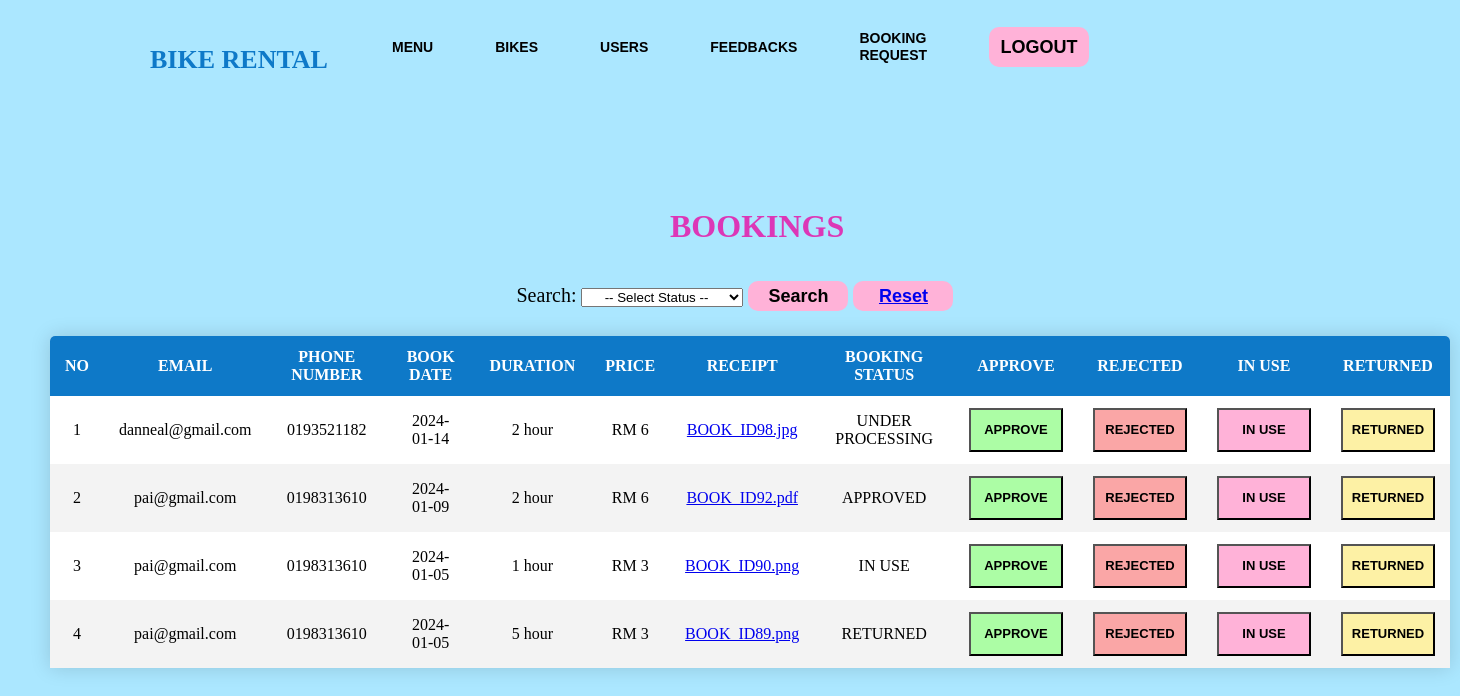
/adminbook.php, run on the app's committed database.
### tables this page shows
CREATE TABLE `payment` (
  `PAY_ID` int(11) NOT NULL,
  `BOOK_ID` int(11) NOT NULL,
  `RESIT_IMG` varchar(255) NOT NULL,
  `PRICE` int(11) NOT NULL
);

CREATE TABLE `booking` (
  `BOOK_ID` int(11) NOT NULL,
  `BIKE_ID` int(11) NOT NULL,
  `EMAIL` varchar(255) NOT NULL,
  `BOOK_DATE` date NOT NULL,
  `DURATION` int(11) NOT NULL,
  `PHONE_NUMBER` varchar(20) NOT NULL,
  `PRICE` int(11) NOT NULL,
  `BOOK_STATUS` varchar(255) NOT NULL DEFAULT 'UNDER PROCESSING'
);

### adminbook.php (the view, shortened to what this page needs)
<!DOCTYPE html>
<html lang="en">
<head>
</head>
<body>
<?php
require_once('connection.php');
$query = "SELECT b.*, p.RESIT_IMG
          FROM booking b
          LEFT JOIN payment p ON b.BOOK_ID = p.BOOK_ID
          ORDER BY b.BOOK_ID DESC";
$queryy=mysqli_query($con,$query);
?>
<div class="hai">
        <div class="navbar">
            <div class="icon">
                <h2 class="logo">BIKE RENTAL</h2>
            </div>
            <div class="menu">
                <ul>
                    <li><a href="adminmenu.php">MENU</a></li>
                    <li><a href="adminbike.php">BIKES</a></li>
                    <li><a href="adminusers.php">USERS</a></li>
                    <li><a href="adminfeedback.php">FEEDBACKS</a></li>
                    <li><a href="adminbook.php">BOOKING REQUEST</a></li>
					<li> <button class="nn"><a href="adminlogout.php">LOGOUT</a></button></li>
                </ul>
            </div>
        </div>
</div>
        <div>
            <br><br><h1 class="header">BOOKINGS</h1><br>
            <div>
			<br>
                <div>
                    <table class="content-table">
					<thead>
                    <tr>
                        <th  style="text-align: center;">NO</th>
                        <th  style="text-align: center;">EMAIL</th>
						<th  style="text-align: center;">PHONE NUMBER</th>
                        <th  style="text-align: center;">BOOK DATE</th>
                        <th  style="text-align: center;">DURATION</th>
                        <th  style="text-align: center;">PRICE</th>
                        <th  style="text-align: center;">RECEIPT</th>
                        <th  style="text-align: center;">BOOKING STATUS</th>
                        <th  style="text-align: center;">APPROVE</th>
						<th  style="text-align: center;">REJECTED</th>
						<th  style="text-align: center;">IN USE</th>
                        <th  style="text-align: center;">RETURNED</th>
                    </tr>
					</thead>
					<tbody>
				<div style="text-align: center; font-size: 20px;  padding-left: 10px;">
				<form method="GET" action="">
				<label for="search">Search:</label>
				<select name="search" id="search">
					<option value="" style="text-align: center;">-- Select Status --</option>
				</select>
				<button type="submit" class="nn2">Search</button>
				<button type="submit" class="nn2"><a href="adminbook.php">Reset</a></button>
				</form>
				</div>
<?php
$bkcounter = 1;
while ($res = mysqli_fetch_array($queryy)) {
    $searchQuery = isset($_GET['search']) ? $_GET['search'] : '';
    if (empty($searchQuery) || stripos($res['BOOK_STATUS'], $searchQuery) !== false) {
?>
					<tr  class="active-row">
						<td  style="text-align: center;"><?php echo $bkcounter; ?></td>
						<td  style="text-align: center;"><?php echo $res['EMAIL'];?></td>
						<td  style="text-align: center;"><?php echo $res['PHONE_NUMBER'];?></td>
						<td  style="text-align: center;"><?php echo $res['BOOK_DATE'];?></td>
						<td  style="text-align: center;"><?php echo $res['DURATION'];?> hour</td>
						<td  style="text-align: center;">RM <?php echo $res['PRICE'];?></td>
						<td  style="text-align: center;"><?php echo '<a href="receipts/' . $res["RESIT_IMG"] . '" target="_blank">' . $res["RESIT_IMG"] . '</a>'; ?></td>
						<td  style="text-align: center;"><?php echo $res['BOOK_STATUS'];?></td>
						<td  style="text-align: center;"><button type="submit"  class="buta"  name="approve"><a href="adminapprove.php?id=<?php echo $res['BOOK_ID']?>">APPROVE</a></button></td>
						<td  style="text-align: center;"><button type="submit"  class="butrj"  name="approve"><a href="adminrejected.php?id=<?php echo $res['BOOK_ID']?>">REJECTED</a></button></td>
						<td  style="text-align: center;"><button type="submit"  class="buti"  name="approve"><a href="adminin_use.php?id=<?php echo $res['BOOK_ID']?>">IN USE</a></button></td>
						<td  style="text-align: center;"><button type="submit" class="butr" name="approve"><a href="adminreturn.php?id=<?php echo $res['BIKE_ID']?>&bookid=<?php echo $res['BOOK_ID']?>">RETURNED</a></button></td>
					</tr>
<?php
$bkcounter++;
	}
}
?>
					</tbody>
					</table>
                </div>
            </div>
        </div>
</body>
</html>

### adminbook.php (style rules this page uses)
* { margin: 0; padding: 0; }
body { background: #ABE7FF; }
.hai { width: 100%; background: #ABE7FF; background-position: center; background-size: cover; height: 109vh; animation: infiniteScrollBg 50s linear infinite; }
.navbar { width: 1200px; height: 75px; margin: auto; }
.icon { width: 200px; float: left; height: 70px; }
.logo { color: #0E79C8; font-size: 26px; font-family: 'Tahoma'; padding-left: 20px; float:left; padding-top: 45px; }
.menu { width: 400px; float: left; height: 70px; }
ul { float: left; display: flex; justify-content: center; align-items: center; }
ul li { list-style: none; margin-left: 62px; margin-top: 27px; font-size: 14px; }
ul li a { text-decoration: none; color: black; font-family: Arial; font-weight: bold; transition: 0.4s ease-in-out; }
.content-table { border-collapse: collapse; font-size: 1em; border-radius: 5px 5px 0 0; overflow: hidden; box-shadow: 0 0 20px rgba(0, 0, 0, 0.15); margin-left: 50px; margin-top: 25px; width: 1400px; display: block; background-color: white; }
.content-table thead tr { background-color: #0E79C8; color: white; text-align: left; }
.content-table th, .content-table td { padding: 12px 15px; }
.content-table tbody tr { border-bottom: #000; }
.content-table tbody tr:nth-of-type(even) { background-color: #f3f3f3; }
.content-table tbody tr:last-of-type { border-bottom: black; }
.header { margin-top: -700px; margin-left: 650px; color: #DC37B7; padding-left: 20px; }
.nn { width:100px; background: #FFB2D8; border:none; height: 40px; font-size: 18px; border-radius: 10px; cursor: pointer; color:black; transition: 0.4s ease; }
.nn2 { width:100px; background: #FFB2D8; border:none; height: 30px; font-size: 18px; border-radius: 10px; cursor: pointer; color:black; transition: 0.4s ease; text-decoration: none; font-weight: bold; }
.nn a { text-decoration: none; color: black; font-weight: bold; }
.buta { background: #ACFDA5; transition: 0.4s ease; }
.buta a { width: 90px; border: none; height: auto; font-size: 13px; border-radius: 0px; cursor: pointer; color: black; transition: 0.4s ease; text-decoration: none; font-weight: bold; display: inline-block; line-height: 40px; text-align: center; }
.buti { background: #FFB2D8; transition: 0.4s ease; }
.buti a { width: 90px; border: none; height: auto; font-size: 13px; border-radius: 0px; cursor: pointer; color: black; transition: 0.4s ease; text-decoration: none; font-weight: bold; display: inline-block; line-height: 40px; text-align: center; }
.butrj { background: #FAA6A6; transition: 0.4s ease; }
.butrj a { width: 90px; border: none; height: auto; font-size: 13px; border-radius: 0px; cursor: pointer; color: black; transition: 0.4s ease; text-decoration: none; font-weight: bold; display: inline-block; line-height: 40px; text-align: center; }
.butr { background: #FDF1A5; transition: 0.4s ease; }
.butr a { width: 90px; border: none; height: auto; font-size: 13px; border-radius: 0px; cursor: pointer; color: black; transition: 0.4s ease; text-decoration: none; font-weight: bold; display: inline-block; line-height: 40px; text-align: center; }

### data on the page
payment: BOOK_ID.EMAIL "danneal@gmail.com", BOOK_ID.PHONE_NUMBER "0193521182", BOOK_ID.BOOK_DATE "2024-01-14", BOOK_ID.DURATION "2", BOOK_ID.PRICE "6", RESIT_IMG "BOOK_ID98.jpg", BOOK_ID.BOOK_STATUS "UNDER PROCESSING"
payment: BOOK_ID.EMAIL "pai@gmail.com", BOOK_ID.PHONE_NUMBER "0198313610", BOOK_ID.BOOK_DATE "2024-01-09", BOOK_ID.DURATION "2", BOOK_ID.PRICE "6", RESIT_IMG "BOOK_ID92.pdf", BOOK_ID.BOOK_STATUS "APPROVED"
payment: BOOK_ID.EMAIL "pai@gmail.com", BOOK_ID.PHONE_NUMBER "0198313610", BOOK_ID.BOOK_DATE "2024-01-05", BOOK_ID.DURATION "1", BOOK_ID.PRICE "3", RESIT_IMG "BOOK_ID90.png", BOOK_ID.BOOK_STATUS "IN USE"
payment: BOOK_ID.EMAIL "pai@gmail.com", BOOK_ID.PHONE_NUMBER "0198313610", BOOK_ID.BOOK_DATE "2024-01-05", BOOK_ID.DURATION "5", BOOK_ID.PRICE "3", RESIT_IMG "BOOK_ID89.png", BOOK_ID.BOOK_STATUS "RETURNED"
